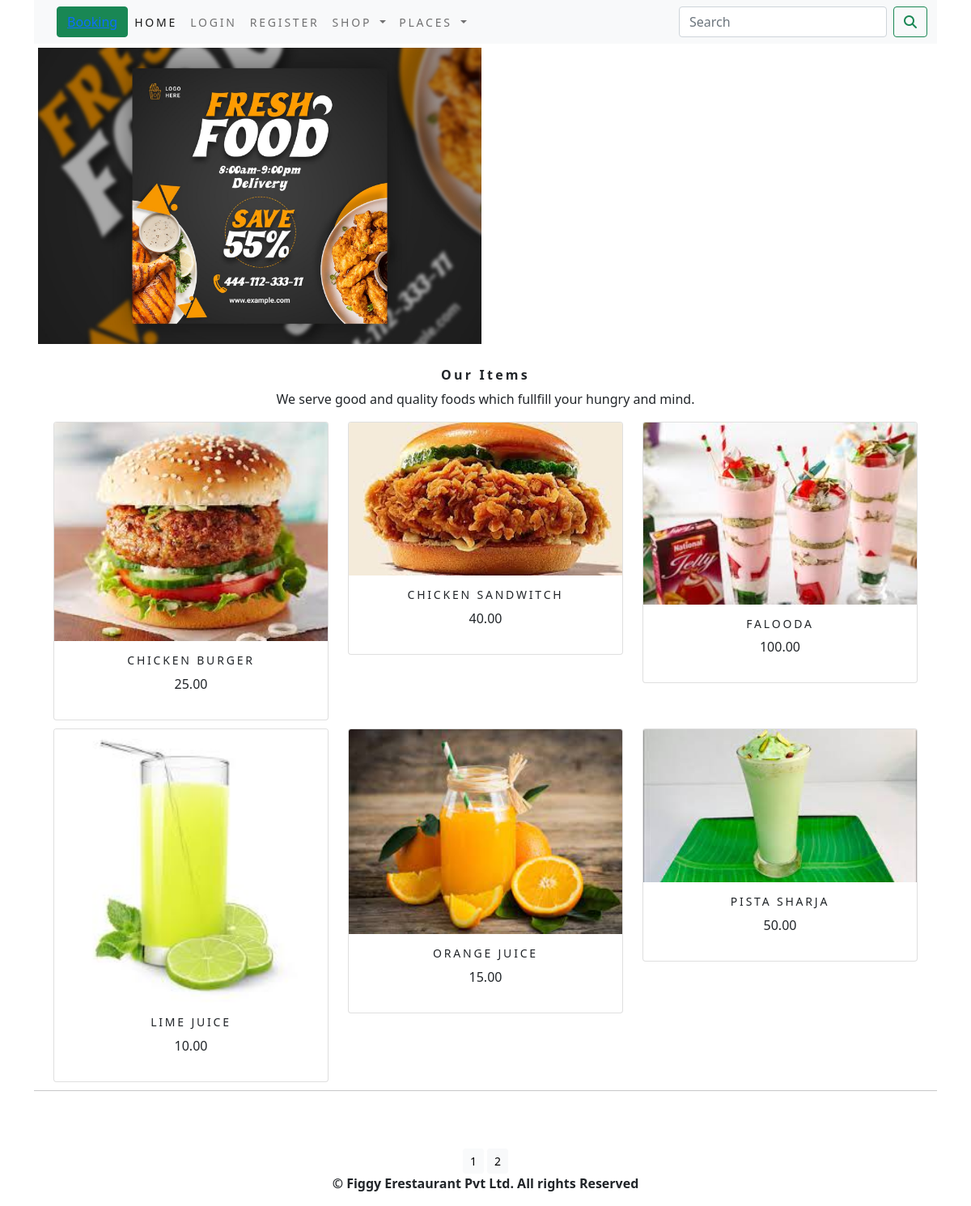
The page / on the database its author committed.
### figgyapp/models.py (models this page shows, shortened)
class Product(models.Model):
        name = models.CharField(max_length=250, unique=True)
        slug = models.SlugField(max_length=250, unique=True)
        description = models.TextField(blank=True)
        price = models.DecimalField(max_digits=10, decimal_places=2)
        category = models.ForeignKey(Category, on_delete=models.CASCADE)
        image = models.ImageField(upload_to='product', blank=True)
        available = models.BooleanField(default=True)
        created = models.DateTimeField(auto_now_add=True)
        updated = models.DateTimeField(auto_now=True)
        def get_url(self):
            return reverse('figgyapp:prodCatdetail',args=[self.category.slug,self.slug])
        class Meta:
            ordering = ('name',)
            verbose_name = 'product'
            verbose_name_plural = 'products'

### figgyapp/views.py (the view)
# urls.py: path('',views.allProdCat,name='allProdCat'),
def allProdCat(request,c_slug=None):
    c_page=None
    products_list=None
    if c_slug!=None:
        c_page=get_object_or_404(Category,slug=c_slug)
        products_list=Product.objects.all().filter(category=c_page,available=True)
    else:
        products_list=Product.objects.all().filter(available=True)
    paginator = Paginator(products_list, 6)
    try:
        page = int(request.GET.get('page', 1))
    except:
        page = 1
    try:
        products = paginator.page(page)
    except  (EmptyPage, InvalidPage):
        products=paginator.page(paginator.num_pages)
    return render(request,"category.html",{'category':c_page,'products':products})

### cart/context_processors.py (called while the page is built)
def counter(request):
    item_count=0
    if 'admin' in request.path:
        return {}
    else:
        try:
            cart=Cart.objects.filter(cart_id=_cart_id(request))
            car_items=CartItem.objects.all().filter(cart=cart[:1])
            for cart_item in car_items:
                item_count += cart_item.quantity
        except Cart.DoesNotExist:
            item_count =0
    return dict(item_count=item_count)

### cart/views.py (called while the page is built)
def _cart_id(request):
    cart = request.session.session_key
    if not cart:
        cart = request.session.create()
    return cart

### figgyapp/context_processors.py (called while the page is built)
def menu_links(request):
    links=Category.objects.all()
    return dict(links=links)

### figgyapp/models.py (called while the page is built)
    def get_url(self):
        return reverse('figgyapp:products_by_category',args=[self.slug])

### templates/category.html (shortened to what this page needs)
{% extends 'base.html' %}
{% load static %}
{% block content %}
<div class="mx-auto">
    {% if category %}
    <img class="my_image" src="{{category.image.url}}" alt="{{category.name}}">
</div>
   <br>
<div>
    <h1 class="text-center my_title">{{category.name}}</h1>
    <p class="text-justify">{{category.description}}</p>
</div>
    {% else %}
<div>
<img class="my_image my_image_padding" src="{% static 'img/freshfood.jpg' %}" alt="our products" width="1500px"; height="600px";>
</div>
<br>
<div>
    <h1 class="text-center my_title"><b>Our Items</b></h1>
    <p class="text-center">We serve good and quality foods which fullfill your hungry and mind.</p>
</div>
   {% endif %}
<div class="container">
    <div class="row mx-auto">
        {% for product in products.object_list %}
        <div class="my_bottom_margin col-9 col-sm-4 col-sm-4 xol-lg-4">
            <div class="card text-center" style="min-width:18rem;">
                <a href="{{product.get_url}}"><img class="card-img-top my_image" src="{{product.image.url}}" alt="{{product.name}}"></a>
                <div class="card-body">
                    <h4>{{product.name}}</h4>
                    <p>{{product.price}}</p>
                </div>
            </div>
        </div>
        {% endfor %}
    </div>
</div>
    <div class=" row mx-auto">
        {% if products.paginator.num_pages > 1 %}
        <hr>
        <br>
        <br>
        <br>
        <div class="text-center">
            {% for pg in products.paginator.page_range %}
                <a href="?page={{pg}}" class="btn btn-light btn-sm {% if products.number == pg %} active {% endif %}">{{pg}}</a>
            {% endfor %}
        </div>
        {% endif %}
    </div>
</div>
{% endblock %}

### templates/base.html (shortened to what this page needs)
{% load static %}
<!DOCTYPE html>
<html lang="en">
<head>
      <link rel="stylesheet" href="{% static 'css/custom.css' %}">
      <link href="{% static 'css/bootstrap.min.css' %}" rel="stylesheet">
</head>
<body>
<div class="container">
{% include 'navbar.html' %}
{% block content %}
{% endblock %}
{% include 'footer.html' %}
</div>
</body>
</html>

### templates/header.html (shortened to what this page needs)
{% load static %}

### templates/navbar.html (shortened to what this page needs)
<nav class="navbar navbar-expand-lg navbar-light bg-light">
  <div class="container-fluid">
    <div>
     <button type="button" class="btn btn-success"><a href="credentials/login">Booking</a></button>
        </div>
    <div class="collapse navbar-collapse" id="navbarSupportedContent">
      <ul class="navbar-nav me-auto mb-2 mb-lg-0">
        <li class="nav-item">
          <a class="nav-link active" aria-current="page" href="{% url 'figgyapp:allProdCat' %}">Home</a>
        </li>
        <li class="nav-item">
          <a class="nav-link" href="credentials/login">Login</a>
        </li>
        <li class="nav-item">
           <a class="nav-link" href="credentials/register">Register</a>
        </li>
        <li class="nav-item dropdown  {% if 'figgyapp' in request.path %} active {% endif %}">
          <a class="nav-link dropdown-toggle" href="#" id="navbarDropdown1" role="button" data-bs-toggle="dropdown" aria-expanded="false">
            Shop
          </a>
        </li>
        <li class="nav-item dropdown">
          <a class="nav-link dropdown-toggle" href="#" id="navbarDropdown" role="button" data-bs-toggle="dropdown" aria-expanded="false">
            Places
          </a>
            </li>
          </ul>
      <form class="d-flex" action="{% url 'search_app:SearchResult' %}" method="get">
        <input class="form-control me-2" type="search" placeholder="Search" name="q" aria-label="Search">
        <button class="btn btn-outline-success" type="submit"><i class="fas fa-search"></i></button>
      </form>
    </div>
  </div>
</nav>

### templates/footer.html
<div>
    <p class="text-center"><b>&copy; Figgy Erestaurant Pvt Ltd. All rights Reserved</b></p>
</div>

### static/css/custom.css (style rules this page uses)
body { font-family: 'Alfa Slab One', cursive; display:flex; flex-direction:column; height:100%; }
.nav-item { letter-spacing : .2em; font-size :14px; text-transform :uppercase; }
.my_image { width:50%; height:auto; }
.my_title { font-size:16px; text_transform:uppercase; letter-spacing:.2em; }
.my_image_padding { padding:5px; }
.my_bottom_margin { margin-bottom:10px; }
.card-body h4 { font-size:14px; text-transform:uppercase; letter-spacing:.2em; }

### rows shown on the page
Product: image (picture), name "CHICKEN BURGER", price "25.00"
Product: image (picture), name "CHICKEN SANDWITCH", price "40.00"
Product: image (picture), name "FALOODA", price "100.00"
Product: image (picture), name "LIME JUICE", price "10.00"
Product: image (picture), name "ORANGE JUICE", price "15.00"
Product: image (picture), name "PISTA SHARJA", price "50.00"

### other values the page prints
{{ pg }} "1" "2"
